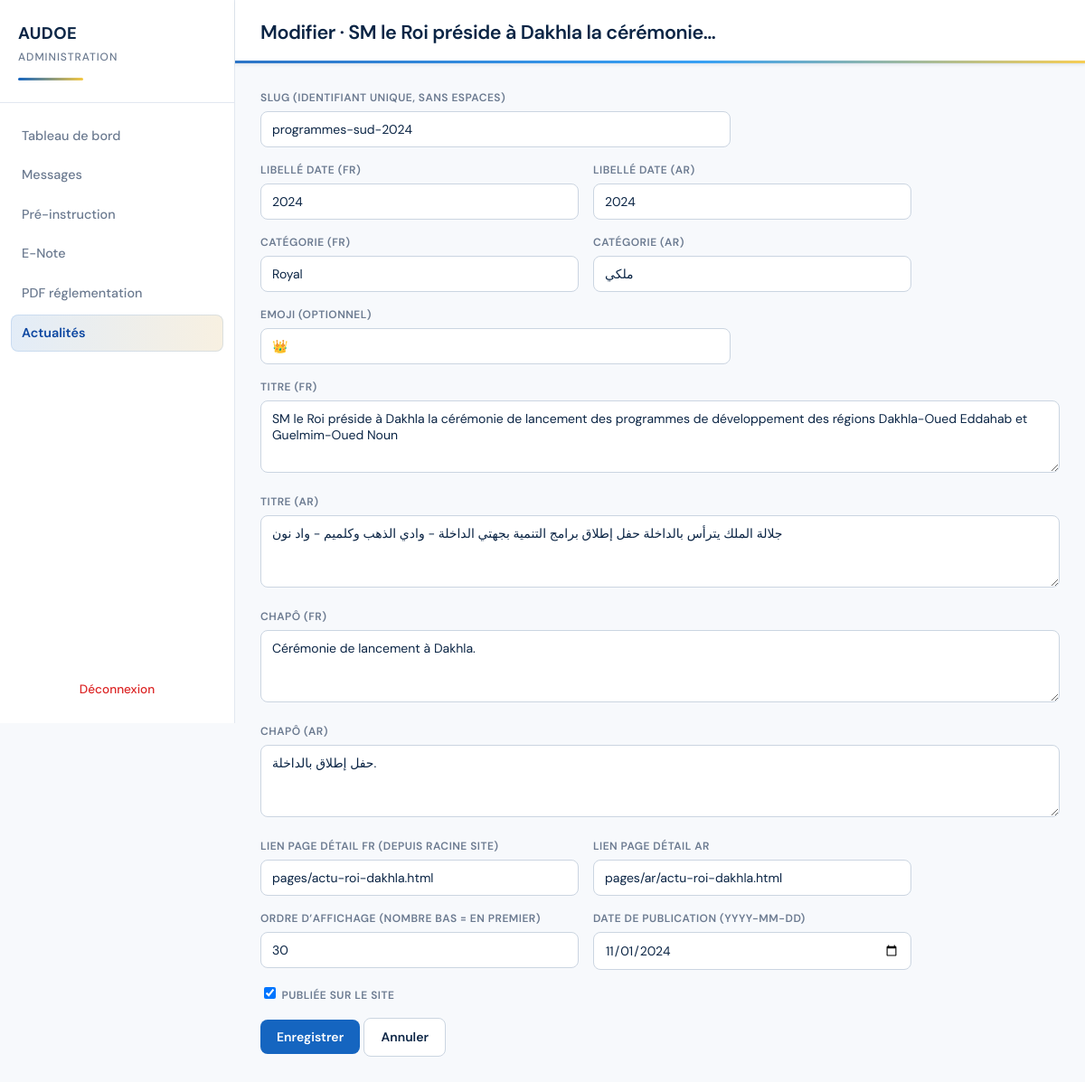
The app's page /admin/news-edit.php?id=3 (signed in) with its own data.
### tables this page shows
CREATE TABLE IF NOT EXISTS news_articles (
  id INT UNSIGNED NOT NULL AUTO_INCREMENT,
  slug VARCHAR(120) NOT NULL,
  emoji VARCHAR(20) DEFAULT NULL,
  date_label_fr VARCHAR(120) NOT NULL,
  date_label_ar VARCHAR(120) NOT NULL,
  category_fr VARCHAR(100) NOT NULL,
  category_ar VARCHAR(100) NOT NULL,
  title_fr VARCHAR(500) NOT NULL,
  title_ar VARCHAR(500) NOT NULL,
  excerpt_fr VARCHAR(2000) NOT NULL,
  excerpt_ar VARCHAR(2000) NOT NULL,
  fr_path VARCHAR(500) NOT NULL COMMENT 'URL relative depuis la racine du site',
  ar_path VARCHAR(500) NOT NULL,
  sort_order INT NOT NULL DEFAULT 0,
  published TINYINT(1) NOT NULL DEFAULT 1,
  published_at DATE DEFAULT NULL,
  created_at DATETIME NOT NULL DEFAULT CURRENT_TIMESTAMP,
  updated_at DATETIME NOT NULL DEFAULT CURRENT_TIMESTAMP ON UPDATE CURRENT_TIMESTAMP,
  PRIMARY KEY (id),
  UNIQUE KEY uq_news_slug (slug),
  KEY idx_news_published_sort (published, sort_order),
  KEY idx_news_published_date (published, published_at)
);

### admin/bootstrap_admin.php (called while the page is built, shortened)
<?php
function admin_h(?string $s): string
{
    return htmlspecialchars((string) $s, ENT_QUOTES | ENT_SUBSTITUTE, 'UTF-8');
}

### admin/news-edit.php (the view, shortened to what this page needs)
<?php
require __DIR__ . '/bootstrap_admin.php';
require __DIR__ . '/includes/layout.php';
$pdo = admin_pdo();
$id = isset($_GET['id']) ? (int) $_GET['id'] : 0;
$row = null;
$titlePage = 'Nouvelle actualité';
if ($id > 0) {
    $stmt = $pdo->prepare('SELECT * FROM news_articles WHERE id = ?');
    $stmt->execute([$id]);
    $row = $stmt->fetch();
    $titlePage = 'Modifier · ' . admin_shorten((string) $row['title_fr'], 40);
}
$v = static function (string $key, $default = '') use ($row) {
    if ($row === null) {
        return $default;
    }
    return $row[$key] ?? $default;
};
admin_header($titlePage, 'news');
?>
<form method="post" action="news-save.php" class="admin-form">
<div class="field">
<label for="slug">Slug (identifiant unique, sans espaces)</label>
<input type="text" id="slug" name="slug" required value="<?= admin_h((string) $v('slug')) ?>" placeholder="ex. mois-urbain-2025"/>
</div>
<div class="row2">
<div class="field">
<label for="date_label_fr">Libellé date (FR)</label>
<input type="text" id="date_label_fr" name="date_label_fr" required value="<?= admin_h((string) $v('date_label_fr')) ?>"/>
</div>
<div class="field">
<label for="date_label_ar">Libellé date (AR)</label>
<input type="text" id="date_label_ar" name="date_label_ar" required value="<?= admin_h((string) $v('date_label_ar')) ?>"/>
</div>
</div>
<div class="row2">
<div class="field">
<label for="category_fr">Catégorie (FR)</label>
<input type="text" id="category_fr" name="category_fr" required value="<?= admin_h((string) $v('category_fr')) ?>"/>
</div>
<div class="field">
<label for="category_ar">Catégorie (AR)</label>
<input type="text" id="category_ar" name="category_ar" required value="<?= admin_h((string) $v('category_ar')) ?>"/>
</div>
</div>
<div class="field">
<label for="emoji">Emoji (optionnel)</label>
<input type="text" id="emoji" name="emoji" value="<?= admin_h((string) $v('emoji')) ?>" maxlength="20"/>
</div>
<div class="field">
<label for="title_fr">Titre (FR)</label>
<textarea id="title_fr" name="title_fr" rows="2" required><?= admin_h((string) $v('title_fr')) ?></textarea>
</div>
<div class="field">
<label for="title_ar">Titre (AR)</label>
<textarea id="title_ar" name="title_ar" rows="2" required><?= admin_h((string) $v('title_ar')) ?></textarea>
</div>
<div class="field">
<label for="excerpt_fr">Chapô (FR)</label>
<textarea id="excerpt_fr" name="excerpt_fr" rows="3" required><?= admin_h((string) $v('excerpt_fr')) ?></textarea>
</div>
<div class="field">
<label for="excerpt_ar">Chapô (AR)</label>
<textarea id="excerpt_ar" name="excerpt_ar" rows="3" required><?= admin_h((string) $v('excerpt_ar')) ?></textarea>
</div>
<div class="row2">
<div class="field">
<label for="fr_path">Lien page détail FR (depuis racine site)</label>
<input type="text" id="fr_path" name="fr_path" required value="<?= admin_h((string) $v('fr_path', 'pages/actu-exemple.html')) ?>" placeholder="pages/actu-….html"/>
</div>
<div class="field">
<label for="ar_path">Lien page détail AR</label>
<input type="text" id="ar_path" name="ar_path" required value="<?= admin_h((string) $v('ar_path', 'pages/ar/actu-exemple.html')) ?>"/>
</div>
</div>
<div class="row2">
<div class="field">
<label for="sort_order">Ordre d’affichage (nombre bas = en premier)</label>
<input type="number" id="sort_order" name="sort_order" value="<?= admin_h((string) $v('sort_order', '0')) ?>"/>
</div>
<div class="field">
<label for="published_at">Date de publication (YYYY-MM-DD)</label>
<input type="date" id="published_at" name="published_at" value="<?= admin_h((string) ($row['published_at'] ?? '')) ?>"/>
</div>
</div>
<div class="field">
<label><input type="checkbox" name="published" value="1" <?= ((int) $v('published', 1)) ? 'checked' : '' ?>/> Publiée sur le site</label>
</div>
<p>
<button type="submit" class="btn btn-primary">Enregistrer</button>
<a href="news.php" class="btn btn-secondary">Annuler</a>
</p>
</form>
<?php
admin_footer();

### admin/includes/layout.php (shortened to what this page needs)
<?php
function admin_header(string $title, string $active = ''): void
{
    $nav = [
        'dash' => ['dashboard.php', 'Tableau de bord'],
        'contacts' => ['contacts.php', 'Messages'],
        'pre' => ['preinstructions.php', 'Pré-instruction'],
        'enote' => ['enotes.php', 'E-Note'],
        'reg' => ['regulations.php', 'PDF réglementation'],
        'news' => ['news.php', 'Actualités'],
    ];
    ?>
<!DOCTYPE html>
<html lang="fr">
<head>
    <link rel="stylesheet" href="assets/admin.css"/>
</head>
<body class="admin-body">
<div class="admin-shell">
    <aside class="admin-sidebar" aria-label="Navigation">
        <a href="dashboard.php" class="admin-brand">
            <span class="admin-brand-mark">AUDOE</span>
            <span class="admin-brand-sub">Administration</span>
        </a>
        <nav class="admin-nav">
            <?php foreach ($nav as $key => $item) : ?>
                <a href="<?= admin_h($item[0]) ?>" class="admin-nav-item <?= $active === $key ? 'is-active' : '' ?>">
                    <?= admin_h($item[1]) ?>
                </a>
            <?php endforeach; ?>
        </nav>
        <a href="logout.php" class="admin-sidebar-logout">Déconnexion</a>
    </aside>
    <div class="admin-workspace">
        <header class="admin-page-head">
            <h1 class="admin-page-title"><?= admin_h($title) ?></h1>
        </header>
        <div class="admin-scroll">
    <?php
}
function admin_footer(): void
{
    ?>
        </div>
    </div>
</div>
</body>
</html>
    <?php
}

### admin/assets/admin.css (style rules this page uses)
:root { --navy: #0b2545; --blue: #1565c0; --sky: #2196f3; --gold: #c9952a; --gold-light: #f5c842; --bg: #f7f9fc; --surface: #ffffff; --surface-muted: #f1f5f9; --border: #e2e8f0; --border-strong: #cbd5e1; --text: var(--navy); --muted: #6b7a90; --accent: var(--blue); --accent-hover: #0d47a1; --accent-soft: rgba(21, 101, 192, 0.12); --gold-soft: rgba(201, 149, 42, 0.14); --danger: #dc2626; --danger-soft: #fef2f2; --ok: #1565c0; --ok-soft: #e3f2fd; --shadow: 0 1px 3px rgba(11, 37, 69, 0.08); --shadow-md: 0 4px 14px rgba(11, 37, 69, 0.1); --radius: 12px; --radius-sm: 8px; --font: "DM Sans", "Segoe UI", system-ui, sans-serif; }
* { box-sizing: border-box; }
body.admin-body { margin: 0; font-family: var(--font); background: var(--bg); color: var(--text); min-height: 100vh; line-height: 1.5; -webkit-font-smoothing: antialiased; }
.admin-shell { display: flex; min-height: 100vh; }
.admin-sidebar { width: 260px; flex-shrink: 0; background: var(--surface); border-right: 1px solid var(--border); display: flex; flex-direction: column; padding: 24px 0 16px; position: sticky; top: 0; align-self: flex-start; min-height: 100vh; }
.admin-brand { display: flex; flex-direction: column; gap: 2px; padding: 0 20px 24px; text-decoration: none; color: inherit; border-bottom: 1px solid var(--border); margin-bottom: 8px; }
.admin-brand-mark { font-weight: 700; font-size: 1.15rem; letter-spacing: 0.02em; color: var(--navy); }
.admin-brand::after { content: ""; display: block; margin-top: 12px; height: 3px; border-radius: 2px; background: linear-gradient(90deg, var(--blue), var(--gold-light)); max-width: 72px; }
.admin-brand-sub { font-size: 0.75rem; font-weight: 500; color: var(--muted); text-transform: uppercase; letter-spacing: 0.08em; }
.admin-nav { display: flex; flex-direction: column; gap: 2px; padding: 8px 12px; flex: 1; }
.admin-nav-item { display: block; padding: 10px 12px; border-radius: var(--radius-sm); color: var(--muted); text-decoration: none; font-size: 0.9rem; font-weight: 500; transition: background 0.15s, color 0.15s; }
.admin-nav-item.is-active { background: linear-gradient(90deg, var(--accent-soft), var(--gold-soft)); color: var(--accent-hover); font-weight: 600; box-shadow: inset 0 0 0 1px rgba(21, 101, 192, 0.12); }
.admin-sidebar-logout { margin: 16px 12px 0; padding: 10px 12px; text-align: center; font-size: 0.85rem; font-weight: 500; color: var(--danger); text-decoration: none; border-radius: var(--radius-sm); border: 1px solid transparent; transition: background 0.15s, border-color 0.15s; }
.admin-workspace { flex: 1; display: flex; flex-direction: column; min-width: 0; }
.admin-page-head { position: relative; background: var(--surface); border-bottom: 1px solid var(--border); padding: 20px 28px 18px; box-shadow: var(--shadow); }
.admin-page-head::after { content: ""; position: absolute; left: 0; right: 0; bottom: 0; height: 3px; background: linear-gradient(90deg, var(--blue), var(--sky) 55%, var(--gold-light)); opacity: 0.9; }
.admin-page-title { margin: 0; font-size: 1.35rem; font-weight: 600; letter-spacing: -0.02em; color: var(--navy); }
.admin-scroll { flex: 1; padding: 28px 28px 48px; max-width: 1280px; width: 100%; }
.admin-form .field { margin-bottom: 16px; }
.admin-form label { display: block; font-size: 0.75rem; font-weight: 600; color: var(--muted); margin-bottom: 6px; text-transform: uppercase; letter-spacing: 0.04em; }
.admin-form input[type="text"], .admin-form input[type="password"], .admin-form input[type="date"], .admin-form input[type="number"], .admin-form textarea, .admin-form select { width: 100%; max-width: 520px; padding: 10px 12px; border-radius: var(--radius-sm); border: 1px solid var(--border-strong); background: var(--surface); color: var(--text); font-size: 0.875rem; font-family: inherit; transition: border-color 0.15s, box-shadow 0.15s; }
.admin-form textarea { min-height: 80px; max-width: 100%; }
.admin-form .row2 { display: grid; grid-template-columns: 1fr 1fr; gap: 16px; max-width: 720px; }
.btn { display: inline-block; padding: 10px 18px; border-radius: var(--radius-sm); font-size: 0.875rem; cursor: pointer; border: none; text-decoration: none; font-family: inherit; font-weight: 600; transition: background 0.15s, transform 0.1s; }
.btn-primary { background: var(--accent); color: #fff; }
.btn-secondary { background: var(--surface); color: var(--text); border: 1px solid var(--border-strong); }

### records on screen
news_articles: title_fr "Modifier · SM le Roi préside à Dakhla la cérémonie…", slug "programmes-sud-2024", date_label_fr "2024", date_label_ar "2024", category_fr "Royal", category_ar "ملكي", emoji "👑", title_fr "SM le Roi préside à Dakhla la cérémonie de lancement des programmes de développement des régions Dakhla-Oued Eddahab et Guelmim-Oued Noun", title_ar "جلالة الملك يترأس بالداخلة حفل إطلاق برامج التنمية بجهتي الداخلة - وادي الذهب وكلميم - واد نون", excerpt_fr "Cérémonie de lancement à Dakhla.", excerpt_ar "حفل إطلاق بالداخلة.", fr_path "pages/actu-roi-dakhla.html", ar_path "pages/ar/actu-roi-dakhla.html", sort_order "30", published_at "11/01/2024", published "☑"

### other values on screen
admin_h($item[1]) "Tableau de bord"
admin_h($item[1]) "Messages"
admin_h($item[1]) "Pré-instruction"
admin_h($item[1]) "E-Note"
admin_h($item[1]) "PDF réglementation"
admin_h($item[1]) "Actualités"
